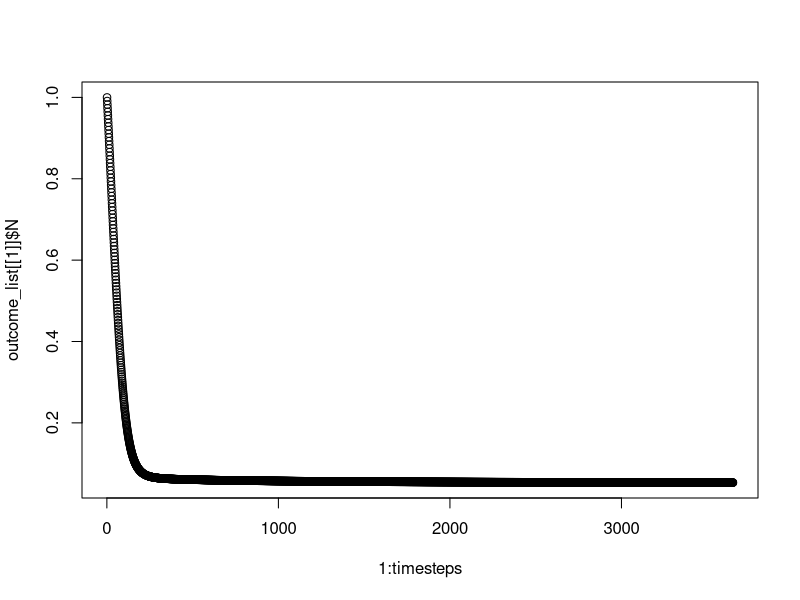
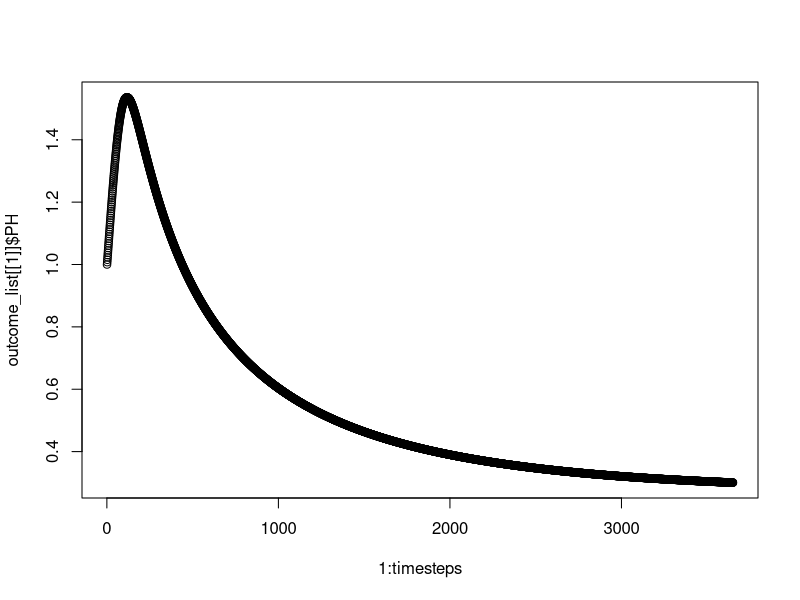
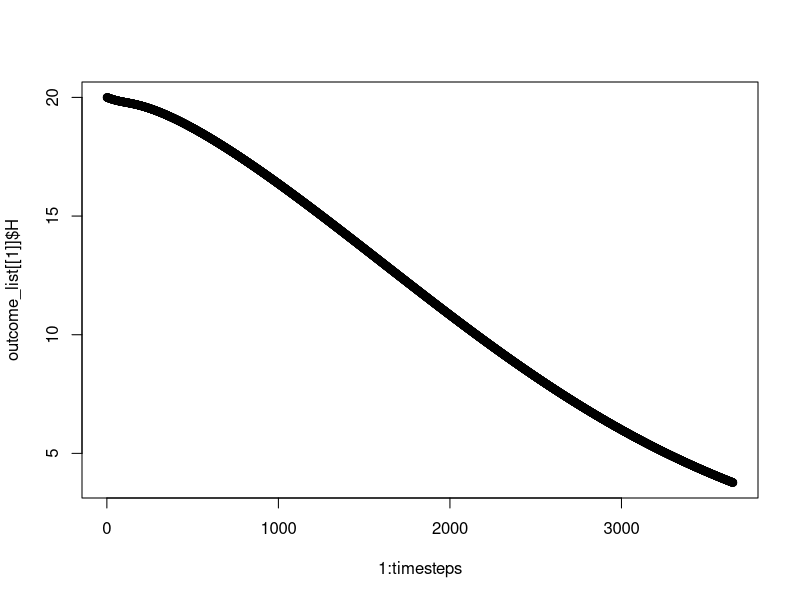
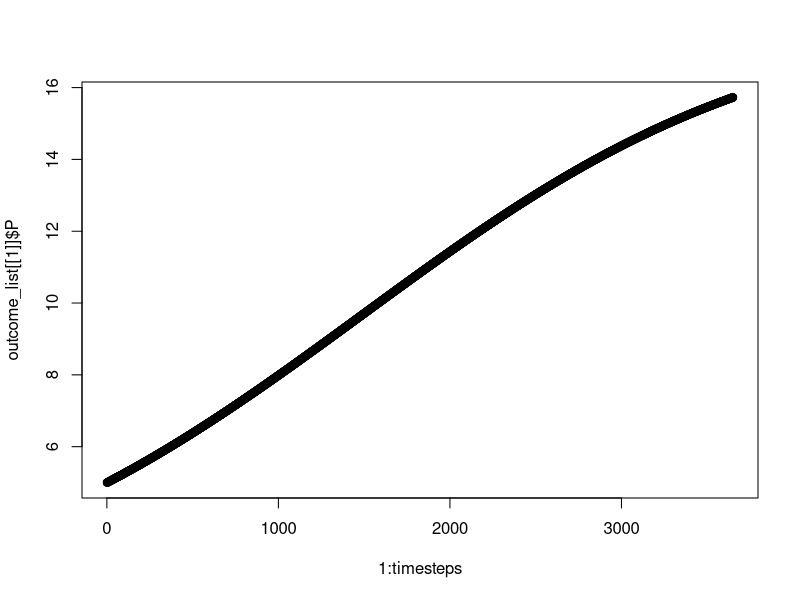
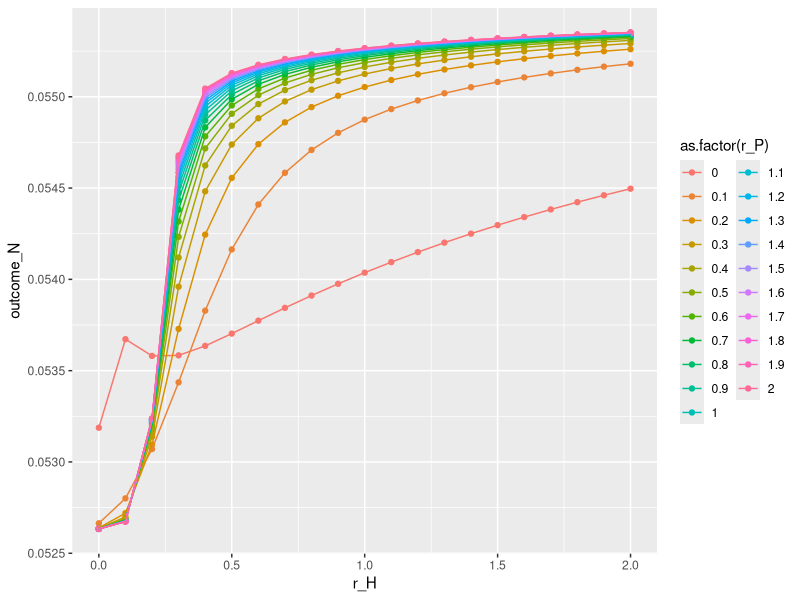
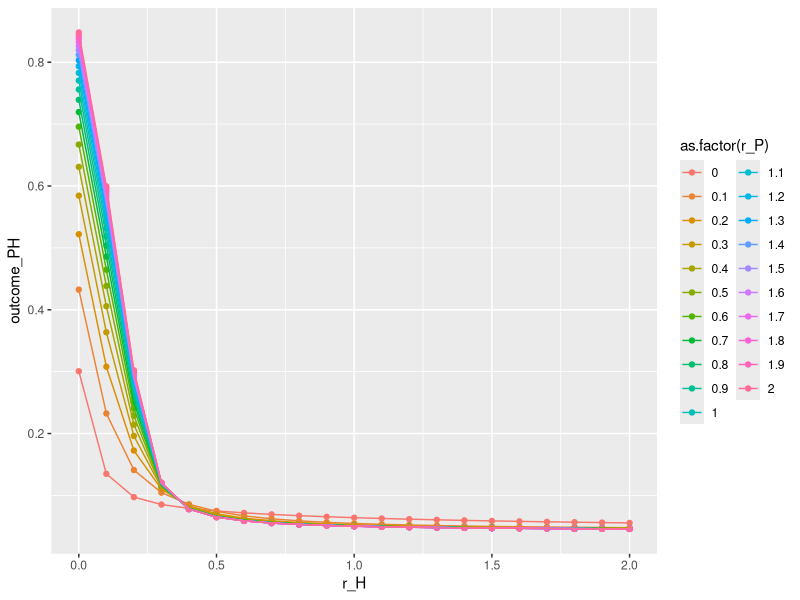
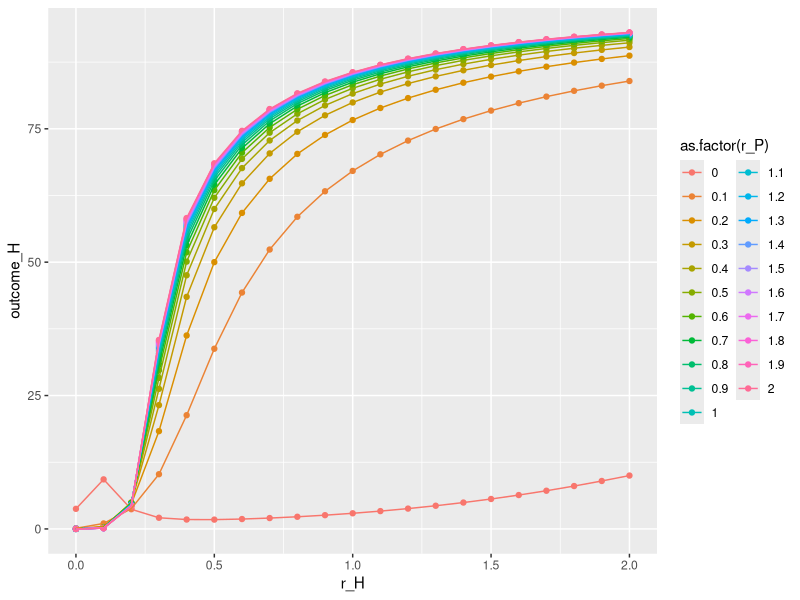
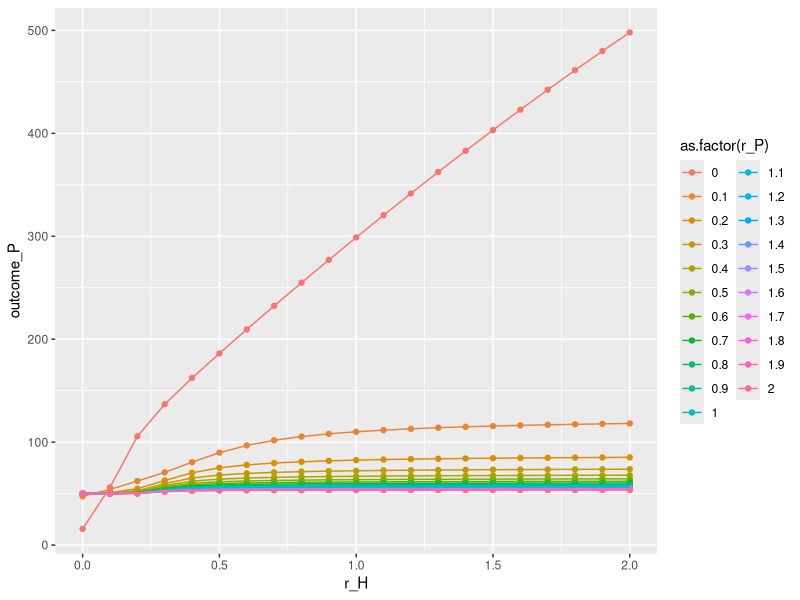

Source code (R) for these figures, in order:
#Sensitivity test on r_H, r_P

library(tidyverse)

H_mort <- 0
P_mort <- 0

Vm = 2    # max phtyoplankton growth rate
Rm = 1.1  # max fish ingestion rate, 1.1
ks = 1 # half-saturation constant for phytoplankton N uptake 
m = 0.1      # phytoplankton mortality
kg = 12      # grazing half saturation or (1/Ivlev constant)
y = 0.1  # unassimilated phytoplankton fraction

e <- 0.2
r_H <- seq(0, 2, by = 0.1)
r_P <- seq(0, 2, by = 0.1)
b <- 0.3
c <- 0.5
d <- 100
K_P <- 50
K_H <- 100

parameter_grid <- expand.grid(r_H = r_H,
                              r_P = r_P)
number_patches = 1
#outputs
outcome_N <- matrix(0, ncol = number_patches, nrow = nrow(parameter_grid))
outcome_PH <- matrix(0, ncol = number_patches, nrow = nrow(parameter_grid))
outcome_H <- matrix(0, ncol = number_patches, nrow = nrow(parameter_grid))
outcome_P <- matrix(0, ncol = number_patches, nrow = nrow(parameter_grid))

ingestion <- function(predation_type, kg, P){
  if (predation_type == 'quadratic'){
    I = P^2/(kg^2+P^2)
  }   
  else if (predation_type == 'Ivlev'){
    I = 1-exp(-kg^P) 
  }
  else if (predation_type == 'M-P'){
    I = kg^-1*P*(1-exp(-kg^-1*P))
  }
  else {
    I = P/(kg+P) 
  }
  return(I)
}
predation_type = 'M-P'


dt = 0.01
timesteps = 365*10

prod <- array(NA, dim = c(timesteps))
phmort <- array(NA, dim = c(timesteps))
grazing <- array(NA, dim = c(timesteps))
PH <- array(NA, dim = c(timesteps))
N <- array(NA, dim = c(timesteps))
H <- array(NA, dim = c(timesteps))
P <- array(NA, dim = c(timesteps))


#LOOP
#Rm (max fish ingestion rate) and Vm (max phyto growth rate) are daily rates i think
#growth rate of of Predator is annual
#conversion of phytoplankton to herbivore biomass
n = nrow(parameter_grid)
outcome_list <- vector("list", length = n)


for (iter in 1:n) {
  
  PH[1] <- 1
  N[1] <- 1
  H[1] <- 20
  P[1] <- 5
  
  for(t in 2:timesteps){
    prod[t-1] = PH[t-1] * ((Vm * N[t-1])/ (ks + N[t-1]))
    phmort[t-1] = PH[t-1] * m
    grazing[t-1] = Rm * ingestion(predation_type, kg, PH[t-1]) * H[t-1]
    
    PH[t] = PH[t-1] + (prod[t-1] - phmort[t-1] - grazing[t-1]) *dt
    N[t] = N[t-1] + ((-prod[t-1] + phmort[t-1] + y*grazing[t-1] + (H_mort * H[t-1]) + 
                        (P_mort * P[t-1])) *dt)
    H[t] = H[t-1] + ((parameter_grid[['r_H']][[iter]] * H[t-1]) * (1 - H[t-1] / K_H) + ((1-y) * grazing[t-1]) - (H_mort*H[t-1]) -
                       (c * H[t-1] * P[t-1]) / (d + H[t-1])
    ) * dt
    
    P[t] = P[t-1] + ((parameter_grid[['r_P']][[iter]] * P[t-1]) * (1 - P[t-1] / K_P) - (P_mort*P[t-1]) +
                       (b * H[t-1] * P[t-1]) / (d + H[t-1])
    ) * dt
  }
  
  outcome_list[[iter]] <- list(PH = PH, N = N, H = H, P = P)
  
  outcome_N[iter] <- N[timesteps]
  outcome_PH[iter] <- PH[timesteps]
  outcome_H[iter] <- H[timesteps]
  outcome_P[iter] <- P[timesteps]
}


#Individual trajectories
plot(1:timesteps, outcome_list[[1]]$N)
plot(1:timesteps, outcome_list[[1]]$PH)
plot(1:timesteps, outcome_list[[1]]$H)
plot(1:timesteps, outcome_list[[1]]$P)

#End value plots
outcome <- cbind(parameter_grid, outcome_N, outcome_PH, outcome_H, outcome_P)

ggplot(outcome, aes(x=r_H, y=outcome_N, col = as.factor(r_P))) +
  geom_point() +
  geom_line()

ggplot(outcome, aes(x=r_H, y=outcome_PH, col = as.factor(r_P))) +
  geom_point() +
  geom_line()

ggplot(outcome, aes(x=r_H, y=outcome_H, col = as.factor(r_P))) +
  geom_point() +
  geom_line()

ggplot(outcome, aes(x=r_H, y=outcome_P, col = as.factor(r_P))) +
  geom_point() +
  geom_line()


